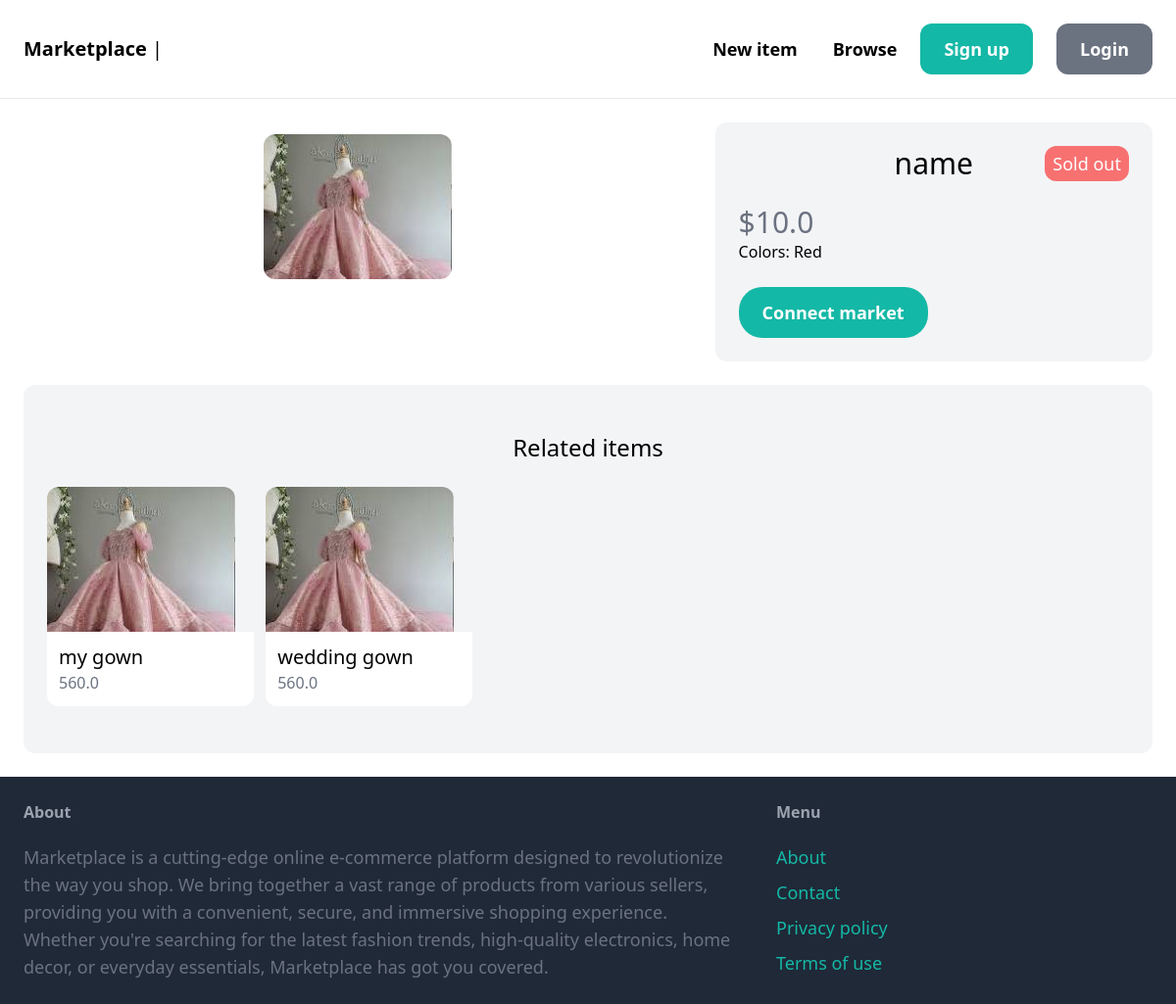
Screenshot of /items/3/ with the database file from the repository.
### item/models.py (models this page shows, shortened)
class Item(models.Model):
    category = models.ForeignKey(Category, related_name='items', on_delete=models.CASCADE)
    name = models.CharField(max_length=255)
    description = models.TextField(blank=True,null=True)
    size = models.CharField(max_length=100,blank=True,null=True)
    color = models.CharField(max_length=100,blank=True,null=True)
    gender = models.CharField(max_length=100,blank=True,null=True)
    price=models.FloatField(default=0.0)
    image = models.ImageField(upload_to='item_images', blank=True, null=True)
    is_sold = models.BooleanField(default=False)
    created_by = models.ForeignKey(User, on_delete=models.CASCADE, related_name='items')
    created_at=models.DateTimeField(auto_now_add=True)

### item/views.py (the view)
# urls.py: path('<int:pk>/', views.detail, name='detail'),
def detail(request, pk):
    item = get_object_or_404(Item, pk=pk)
    related_items = Item.objects.filter(category=item.category).exclude(pk=pk)[:3]
    if item.color:
        item.color = item.color.replace(',', ' ')
        item.color = item.color.replace('[', '')
        item.color = item.color.replace(']', '')
        item.color = item.color.replace("'", '')
    return render(request, 'item/detail.html',{
        'item':item,
        'related_items':related_items,
    })

### item/templates/item/detail.html (shortened to what this page needs)
{% extends 'core/base.html' %}
{% block content %}
<div class="sm:grid grid-cols-5 gap-6">
    <div class="col-span-3 m-3 ">
        <img src="{{ item.image.url }}" class="rounded-xl max-w-[70%]  m-auto  dark:brightness-100" alt="">
    </div>
    <div class="col-span-2 p-6 bg-gray-100 dark:text-white dark:bg-gray-800 rounded-xl text-center md:text-left">
        <h1 class="mb-6 relative sm:text-3xl text-lg text-center">{{item.name}}
            {% if item.is_sold == True %}
            <span class="inline-block md:absolute right-0 sm:text-lg text-sm bg-red-400 py-1 px-2 rounded-xl text-white">Sold out</span>
            {% else %}
            <span class="inline-block md:absolute right-0 sm:text-lg text-sm bg-green-400 py-1 px-2 rounded-xl text-white">In stock</span>
            {% endif %}
        </h1>
        <div class="sm:flex flex-col justify-between md:w-3/4">
            <div>
                <h1 class="text-gray-500 dark:text-white md:text-3xl text-left">${{item.price}}</h1>
            </div>
            {% if item.color %}
                <p>Colors: {{ item.color }}</p>
            {%  endif %}
        </div>
        {% if request.user == item.created_by %}
        <div class="mt-6 p-6 bg-white dark:bg-gray-900  dark:text-white rounded-xl text-center md:text-left   ">
            <p>This is your item!</p>
            <a href="{% url 'item:edit' item.id %}" class="inline-block   mt-6 px-6 py-3 text-lg font-semibold bg-yellow-500 text-white rounded-xl">Edit</a>
            <a href="{% url 'item:delete'  item.id %}" class="inline-block   mt-6 px-6 py-3 text-lg font-semibold bg-red-500 text-white rounded-xl">Delete</a>
        </div>
        {% else %}
        <a href="{% url 'conversation:new' item.id %}" class="inline-block mt-6 px-6 py-3 text-lg font-semibold bg-teal-500 text-white rounded-3xl hover:bg-teal-700">Connect {{item.created_by.username}}</a>
        {% endif %}
    </div>
</div>
<div class="mt-6 px-6 py-12 bg-gray-100 dark:text-white dark:bg-gray-800 rounded-xl">
    <h2 class="mb-6 text-2xl text-center">Related items</h2>
    <div class="grid md:grid-cols-5 grid-cols-2 gap-3">
        {% for item in related_items %}
            <div>
                <a href="{% url 'item:detail' item.id %}">
                    <div class="md-shrink-0">
                        <img src="{{ item.image.url }}" class="rounded-t-xl dark:brightness-50">
                    </div>
                    <div class="p-3 bg-white dark:text-white dark:bg-gray-900 rounded-b-xl ">
                        <h2 class="sm:text-xl break-words">{{ item.name }}</h2>
                        <h1 class="text-gray-500 ">{{item.price}}</h1>
                    </div>
                </a>
            </div>
        {% endfor %}
    </div>
</div>
{% endblock content %}

### core/templates/core/base.html (shortened to what this page needs)
{% load static %}
<!DOCTYPE html>
<html lang="en">
<head>
    <script src="https://cdn.tailwindcss.com"></script>
</head>
<body class="dark:bg-gray-900">
    <nav class="dark:text-white py-6 sm:px-6 w-full sm:flex flex-wrap justify-between items-center border-b border-gray-200">
            <a href="/" class="md:text-xl font-semibold ">Marketplace<span class="font-light"> | {{ request.user.username }}</span></a>
        <div class="md:flex  md:space-x-6">
            <div class="flex items-center justify-end sm:space-x-6">
                <a href="{% url 'item:new' %}" class=" m-3 sm:text-lg font-semibold hover:text-gray-500">New item</a>
                <a href="{% url 'item:items' %}" class=" m-3 sm:text-lg font-semibold hover:text-gray-500">Browse</a>
            </div>
            {% if request.user.is_authenticated %}
                <div class="flex items-center justify-center sm:space-x-6 space-x-3">
                    <a href="{% url 'conversation:inbox' %}" class="px-6   sm:py-3 sm:text-lg font-semibold bg-teal-500 text-white rounded-xl hover:bg-teal-700">Inbox</a>
                    <a href="{% url 'dashboard:index' %}" class="px-6  sm:py-3 sm:text-lg font-semibold bg-gray-500 text-white rounded-xl hover:bg-gray-700">Dashboard</a>
                    <a href="{% url 'core:logout' %}" class="px-3  sm:py-3 sm:text-lg font-semibold bg-red-500 text-white rounded-xl hover:bg-red-700">Logout</a>
                </div>
            {% else %}
                <div class="flex items-center justify-center space-x-6">
                    <a href="{% url 'core:signup' %}" class="px-6 py-3 text-lg font-semibold bg-teal-500 text-white rounded-xl hover:bg-teal-700">Sign up</a>
                    <a href="{% url 'core:login' %}" class="px-6 py-3 text-lg font-semibold bg-gray-500 text-white rounded-xl hover:bg-gray-700">Login</a>
                </div>
            {% endif %}
        </div>
    </nav>
    <div class="px-6 py-6">
        {% block content %}
        {% endblock %}
    </div>
    <footer  class="py-6 px-6 flex justify-between bg-gray-800">
        <div class="w-2/3 pr-10">
            <h3 class="mb-5 font-semibold text-gray-400">About</h3>
            <p class="text-lg text-gray-500 break-words">
                Marketplace is a cutting-edge online e-commerce platform designed to revolutionize the way you shop. We bring together a vast range of products from various sellers, providing you with a convenient, secure, and immersive shopping experience. Whether you're searching for the latest fashion trends, high-quality electronics, home decor, or everyday essentials, Marketplace has got you covered.
            </p>
        </div>
        <div class="w-1/3">
            <h3 class="mb-5 font-semibold text-gray-400">Menu</h3>
            <ul class="space-y-2">
                <li><a href="#" class="text-lg text-teal-500 hover:text-teal-700">About</a></li>
                <li><a href="{% url 'core:contact' %}" class="text-lg text-teal-500 hover:text-teal-700">Contact</a></li>
                <li><a href="#" class="text-lg text-teal-500 hover:text-teal-700">Privacy policy</a></li>
                <li><a href="#" class="text-lg text-teal-500 hover:text-teal-700">Terms of use</a></li>
            </ul>
        </div>
    </footer>
</body>
</html>

### rows the page displays
Item: image (picture), name "name", price "10.0", color "Red", created_by.username "market"
Item: image (picture), name "my gown", price "560.0"
Item: image (picture), name "wedding gown", price "560.0"
